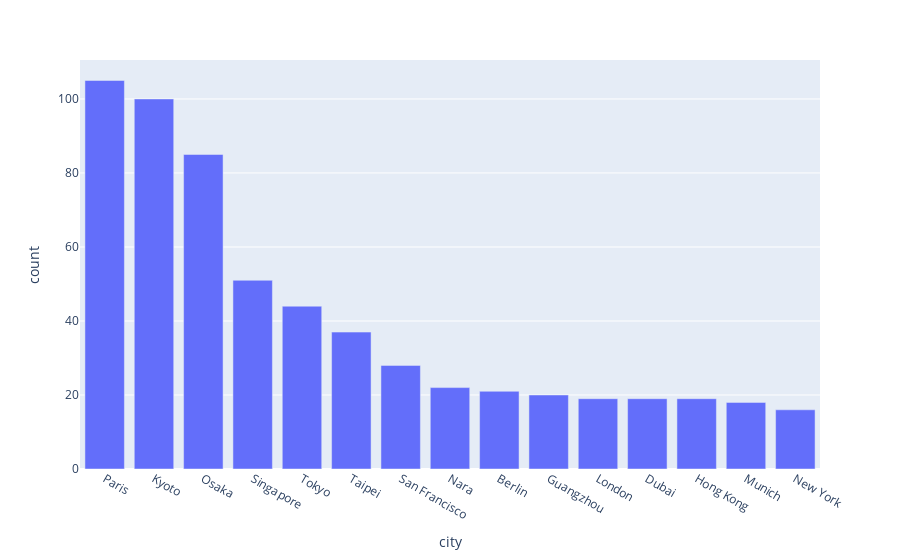

Notebook cell for this chart:
### Code cell
# cities with most michelin star restaurants
df_grouped = df[df['award_stars']>0].groupby(by=['city']).size().reset_index(name='count')
df_grouped_top_n = df_grouped.sort_values(by='count',ascending=False).head(15)
fig = px.bar(df_grouped_top_n, x='city', y='count')
fig.show()

### Figure 1 — Plotly figure (JSON) as saved in the notebook; plotly's stock layout.template omitted (floating-point values rounded to 4 significant figures)
{"data": [{"alignmentgroup": "True", "hovertemplate": "city=%{x}<br>count=%{y}<extra></extra>", "legendgroup": "", "marker": {"color": "#636efa", "pattern": {"shape": ""}}, "name": "", "offsetgroup": "", "orientation": "v", "showlegend": false, "textposition": "auto", "type": "bar", "x": ["Paris", "Kyoto", "Osaka", "Singapore", "Tokyo", "Taipei", "San Francisco", "Nara", "Berlin", "Guangzhou", "London", "Dubai", "Hong Kong", "Munich", "New York"], "xaxis": "x", "y": [105, 100, 85, 51, 44, 37, 28, 22, 21, 20, 19, 19, 19, 18, 16], "yaxis": "y"}], "layout": {"barmode": "relative", "legend": {"tracegroupgap": 0}, "margin": {"t": 60}, "xaxis": {"anchor": "y", "domain": [0, 1], "title": {"text": "city"}}, "yaxis": {"anchor": "x", "domain": [0, 1], "title": {"text": "count"}}}}
